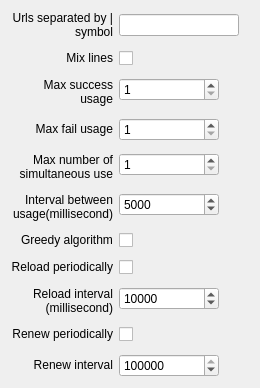
     <widget class="QWidget" name="page_7">
      <layout class="QVBoxLayout" name="verticalLayout_6">
       <item>
        <layout class="QFormLayout" name="formLayout_9">
         <property name="fieldGrowthPolicy">
          <enum>QFormLayout::AllNonFixedFieldsGrow</enum>
         </property>
         <property name="labelAlignment">
          <set>Qt::AlignRight|Qt::AlignTop|Qt::AlignTrailing</set>
         </property>
         <property name="formAlignment">
          <set>Qt::AlignRight|Qt::AlignTop|Qt::AlignTrailing</set>
         </property>
         <property name="horizontalSpacing">
          <number>6</number>
         </property>
         <property name="verticalSpacing">
          <number>12</number>
         </property>
         <item row="0" column="0">
          <widget class="QLabel" name="label_11">
           <property name="text">
            <string>Urls separated by | symbol</string>
           </property>
           <property name="alignment">
            <set>Qt::AlignRight|Qt::AlignTrailing|Qt::AlignVCenter</set>
           </property>
           <property name="wordWrap">
            <bool>true</bool>
           </property>
          </widget>
         </item>
         <item row="0" column="1">
          <layout class="QHBoxLayout" name="horizontalLayout_9">
           <property name="spacing">
            <number>3</number>
           </property>
           <item>
            <widget class="QLineEdit" name="UrlUrl">
             <property name="minimumSize">
              <size>
               <width>120</width>
               <height>0</height>
              </size>
             </property>
             <property name="maximumSize">
              <size>
               <width>120</width>
               <height>16777215</height>
              </size>
             </property>
             <property name="text">
              <string notr="true"/>
             </property>
            </widget>
           </item>
           <item>
            <widget class="QLabel" name="LabelValidation3">
             <property name="text">
              <string/>
             </property>
             <property name="pixmap">
              <pixmap>:/engine/images/invalid.png</pixmap>
             </property>
            </widget>
           </item>
          </layout>
         </item>
         <item row="1" column="0">
          <widget class="QLabel" name="label_13">
           <property name="toolTip">
            <string>&lt;html&gt;&lt;head/&gt;&lt;body&gt;&lt;p&gt;If lines will be mixed after load. This options selected will result data in random order.&lt;/p&gt;&lt;/body&gt;&lt;/html&gt;</string>
           </property>
           <property name="text">
            <string>&lt;html&gt;&lt;head/&gt;&lt;body&gt;&lt;p&gt;&lt;img src=&quot;:/engine/images/info.png&quot;/&gt; Mix lines&lt;/p&gt;&lt;/body&gt;&lt;/html&gt;</string>
           </property>
           <property name="alignment">
            <set>Qt::AlignRight|Qt::AlignTrailing|Qt::AlignVCenter</set>
           </property>
           <property name="wordWrap">
            <bool>true</bool>
           </property>
          </widget>
         </item>
         <item row="1" column="1">
          <widget class="QCheckBox" name="UrlMix">
           <property name="text">
            <string/>
           </property>
          </widget>
         </item>
         <item row="2" column="0">
          <widget class="QLabel" name="label_112">
           <property name="toolTip">
            <string>&lt;html&gt;&lt;head/&gt;&lt;body&gt;&lt;p&gt;Max success usage, after which line will be removed. Success definition depends on your script purpose.&lt;/p&gt;&lt;p&gt;For example, if you register accounts and define proxy, this integer will designate maximum registration from one proxy.&lt;/p&gt;&lt;/body&gt;&lt;/html&gt;</string>
           </property>
           <property name="text">
            <string>&lt;html&gt;&lt;head/&gt;&lt;body&gt;&lt;p&gt;&lt;img src=&quot;:/engine/images/info.png&quot;/&gt; Max success usage&lt;/p&gt;&lt;/body&gt;&lt;/html&gt;</string>
           </property>
           <property name="alignment">
            <set>Qt::AlignRight|Qt::AlignTrailing|Qt::AlignVCenter</set>
           </property>
           <property name="wordWrap">
            <bool>true</bool>
           </property>
          </widget>
         </item>
         <item row="2" column="1">
          <widget class="QSpinBox" name="UrlMaxSuccess">
           <property name="minimumSize">
            <size>
             <width>100</width>
             <height>0</height>
            </size>
           </property>
           <property name="maximumSize">
            <size>
             <width>100</width>
             <height>16777215</height>
            </size>
           </property>
           <property name="minimum">
            <number>1</number>
           </property>
           <property name="maximum">
            <number>999999999</number>
           </property>
          </widget>
         </item>
         <item row="3" column="0">
          <widget class="QLabel" name="label_20">
           <property name="toolTip">
            <string>&lt;html&gt;&lt;head/&gt;&lt;body&gt;&lt;p&gt;Max fail usage, after which line will be removed. Fail is often page load timeout or wait timeout.&lt;/p&gt;&lt;p&gt;If you set this property low - resource will be banned quickly, otherwise engine will try a lot of time before give up with each line.&lt;/p&gt;&lt;/body&gt;&lt;/html&gt;</string>
           </property>
           <property name="text">
            <string>&lt;html&gt;&lt;head/&gt;&lt;body&gt;&lt;p&gt;&lt;img src=&quot;:/engine/images/info.png&quot;/&gt; Max fail usage&lt;/p&gt;&lt;/body&gt;&lt;/html&gt;</string>
           </property>
           <property name="alignment">
            <set>Qt::AlignRight|Qt::AlignTrailing|Qt::AlignVCenter</set>
           </property>
           <property name="wordWrap">
            <bool>true</bool>
           </property>
          </widget>
         </item>
         <item row="3" column="1">
          <widget class="QSpinBox" name="UrlMaxFail">
           <property name="minimumSize">
            <size>
             <width>100</width>
             <height>0</height>
            </size>
           </property>
           <property name="maximumSize">
            <size>
             <width>100</width>
             <height>16777215</height>
            </size>
           </property>
           <property name="minimum">
            <number>1</number>
           </property>
           <property name="maximum">
            <number>999999999</number>
           </property>
          </widget>
         </item>
         <item row="4" column="0">
          <widget class="QLabel" name="label_21">
           <property name="toolTip">
            <string>&lt;html&gt;&lt;head/&gt;&lt;body&gt;&lt;p&gt;How many times one line could be used by different threads.&lt;/p&gt;&lt;p&gt;For example is you set it to 5 and the resource is proxy - one proxy could be used with up to 5 threads simultaneously.&lt;/p&gt;&lt;p&gt;If you set it too high - proxy could be banned by server.&lt;/p&gt;&lt;/body&gt;&lt;/html&gt;</string>
           </property>
           <property name="text">
            <string>&lt;html&gt;&lt;head/&gt;&lt;body&gt;&lt;p&gt;&lt;img src=&quot;:/engine/images/info.png&quot;/&gt; Max number of simultaneous use&lt;/p&gt;&lt;/body&gt;&lt;/html&gt;</string>
           </property>
           <property name="alignment">
            <set>Qt::AlignRight|Qt::AlignTrailing|Qt::AlignVCenter</set>
           </property>
           <property name="wordWrap">
            <bool>true</bool>
           </property>
          </widget>
         </item>
         <item row="4" column="1">
          <widget class="QSpinBox" name="UrlMaxSimultaneous">
           <property name="minimumSize">
            <size>
             <width>100</width>
             <height>0</height>
            </size>
           </property>
           <property name="maximumSize">
            <size>
             <width>100</width>
             <height>16777215</height>
            </size>
           </property>
           <property name="minimum">
            <number>1</number>
           </property>
           <property name="maximum">
            <number>999999999</number>
           </property>
          </widget>
         </item>
         <item row="5" column="0">
          <widget class="QLabel" name="label_22">
           <property name="toolTip">
            <string>&lt;html&gt;&lt;head/&gt;&lt;body&gt;&lt;p&gt;Interval between usage. How much time needed to wait to use line repeatedly.&lt;/p&gt;&lt;p&gt;For example, if you register accounts and define proxy this integer will designate maximum interval between usage of each proxy.&lt;/p&gt;&lt;/body&gt;&lt;/html&gt;</string>
           </property>
           <property name="text">
            <string>&lt;html&gt;&lt;head/&gt;&lt;body&gt;&lt;p&gt;&lt;img src=&quot;:/engine/images/info.png&quot;/&gt; Interval between usage(millisecond)&lt;/p&gt;&lt;/body&gt;&lt;/html&gt;</string>
           </property>
           <property name="alignment">
            <set>Qt::AlignRight|Qt::AlignTrailing|Qt::AlignVCenter</set>
           </property>
           <property name="wordWrap">
            <bool>true</bool>
           </property>
          </widget>
         </item>
         <item row="5" column="1">
          <widget class="QSpinBox" name="UrlInterval">
           <property name="minimumSize">
            <size>
             <width>100</width>
             <height>0</height>
            </size>
           </property>
           <property name="maximumSize">
            <size>
             <width>100</width>
             <height>16777215</height>
            </size>
           </property>
           <property name="minimum">
            <number>0</number>
           </property>
           <property name="maximum">
            <number>999999999</number>
           </property>
           <property name="value">
            <number>5000</number>
           </property>
          </widget>
         </item>
         <item row="7" column="0">
          <widget class="QLabel" name="label_29">
           <property name="toolTip">
            <string>&lt;html&gt;&lt;head/&gt;&lt;body&gt;&lt;p&gt;If url needs to be reloaded periodically in certain periods of time.&lt;/p&gt;&lt;p&gt;For example, you can load proxies from url and this option enable, engine will reload fresh proxies.&lt;/p&gt;&lt;p&gt;This is expensive option, use it only if you sure, that url content will change.&lt;/p&gt;&lt;/body&gt;&lt;/html&gt;</string>
           </property>
           <property name="text">
            <string>&lt;html&gt;&lt;head/&gt;&lt;body&gt;&lt;p&gt;&lt;img src=&quot;:/engine/images/info.png&quot;/&gt; Reload periodically&lt;/p&gt;&lt;/body&gt;&lt;/html&gt;</string>
           </property>
           <property name="alignment">
            <set>Qt::AlignRight|Qt::AlignTrailing|Qt::AlignVCenter</set>
           </property>
           <property name="wordWrap">
            <bool>true</bool>
           </property>
          </widget>
         </item>
         <item row="7" column="1">
          <widget class="QCheckBox" name="UrlReload">
           <property name="enabled">
            <bool>true</bool>
           </property>
           <property name="text">
            <string/>
           </property>
           <property name="checked">
            <bool>false</bool>
           </property>
          </widget>
         </item>
         <item row="9" column="0">
          <widget class="QLabel" name="label_28">
           <property name="toolTip">
            <string>&lt;html&gt;&lt;head/&gt;&lt;body&gt;&lt;p&gt;How often engine will reload url.&lt;/p&gt;&lt;/body&gt;&lt;/html&gt;</string>
           </property>
           <property name="text">
            <string>&lt;html&gt;&lt;head/&gt;&lt;body&gt;&lt;p&gt;&lt;img src=&quot;:/engine/images/info.png&quot;/&gt; Reload interval (millisecond)&lt;/p&gt;&lt;/body&gt;&lt;/html&gt;</string>
           </property>
           <property name="alignment">
            <set>Qt::AlignRight|Qt::AlignTrailing|Qt::AlignVCenter</set>
           </property>
           <property name="wordWrap">
            <bool>true</bool>
           </property>
          </widget>
         </item>
         <item row="9" column="1">
          <widget class="QSpinBox" name="UrlReloadInterval">
           <property name="minimumSize">
            <size>
             <width>100</width>
             <height>0</height>
            </size>
           </property>
           <property name="maximumSize">
            <size>
             <width>100</width>
             <height>16777215</height>
            </size>
           </property>
           <property name="minimum">
            <number>500</number>
           </property>
           <property name="maximum">
            <number>999999999</number>
           </property>
           <property name="singleStep">
            <number>1000</number>
           </property>
           <property name="value">
            <number>10000</number>
           </property>
          </widget>
         </item>
         <item row="11" column="0">
          <widget class="QLabel" name="label_35">
           <property name="toolTip">
            <string>&lt;html&gt;&lt;head/&gt;&lt;body&gt;&lt;p&gt;If data needs to be renewed in certain periods of time.&lt;/p&gt;&lt;p&gt;In this case all information about usage of lines will be cleared periodically and data could be used again.&lt;/p&gt;&lt;/body&gt;&lt;/html&gt;</string>
           </property>
           <property name="text">
            <string>&lt;html&gt;&lt;head/&gt;&lt;body&gt;&lt;p&gt;&lt;img src=&quot;:/engine/images/info.png&quot;/&gt; Renew periodically&lt;/p&gt;&lt;/body&gt;&lt;/html&gt;</string>
           </property>
           <property name="alignment">
            <set>Qt::AlignRight|Qt::AlignTrailing|Qt::AlignVCenter</set>
           </property>
           <property name="wordWrap">
            <bool>true</bool>
           </property>
          </widget>
         </item>
         <item row="12" column="0">
          <widget class="QLabel" name="label_36">
           <property name="toolTip">
            <string>&lt;html&gt;&lt;head/&gt;&lt;body&gt;&lt;p&gt;How often engine will renew data.&lt;/p&gt;&lt;/body&gt;&lt;/html&gt;</string>
           </property>
           <property name="text">
            <string>&lt;html&gt;&lt;head/&gt;&lt;body&gt;&lt;p&gt;&lt;img src=&quot;:/engine/images/info.png&quot;/&gt; Renew interval&lt;/p&gt;&lt;/body&gt;&lt;/html&gt;</string>
           </property>
           <property name="alignment">
            <set>Qt::AlignRight|Qt::AlignTrailing|Qt::AlignVCenter</set>
           </property>
           <property name="wordWrap">
            <bool>true</bool>
           </property>
          </widget>
         </item>
         <item row="11" column="1">
          <widget class="QCheckBox" name="UrlRenew">
           <property name="text">
            <string/>
           </property>
          </widget>
         </item>
         <item row="12" column="1">
          <widget class="QSpinBox" name="UrlRenewInterval">
           <property name="minimumSize">
            <size>
             <width>100</width>
             <height>0</height>
            </size>
           </property>
           <property name="maximumSize">
            <size>
             <width>100</width>
             <height>16777215</height>
            </size>
           </property>
           <property name="minimum">
            <number>1000</number>
           </property>
           <property name="maximum">
            <number>999999999</number>
           </property>
           <property name="value">
            <number>600000</number>
           </property>
          </widget>
         </item>
         <item row="6" column="0">
          <widget class="QLabel" name="label_31">
           <property name="toolTip">
            <string>&lt;html&gt;&lt;head/&gt;&lt;body&gt;&lt;p&gt;If this option is set, еngine will try to use same lines again and again. Otherwise, new line will be used on every resource request.&lt;/p&gt;&lt;/body&gt;&lt;/html&gt;</string>
           </property>
           <property name="text">
            <string>&lt;html&gt;&lt;head/&gt;&lt;body&gt;&lt;p&gt;&lt;img src=&quot;:/engine/images/info.png&quot;/&gt; Greedy algorithm&lt;/p&gt;&lt;/body&gt;&lt;/html&gt;</string>
           </property>
          </widget>
         </item>
         <item row="6" column="1">
          <widget class="QCheckBox" name="UrlGreedy">
           <property name="text">
            <string/>
           </property>
          </widget>
         </item>
        </layout>
       </item>
      </layout>
     </widget>
